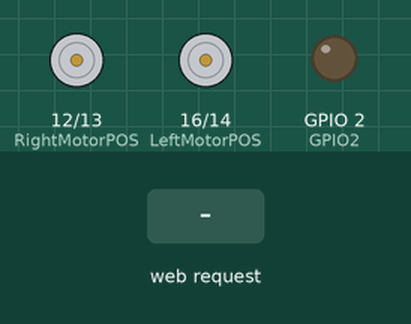
Bench run of a sketch on a simulated ESP8266 (NodeMCU). Shown: motor-driver pin pairs drawn as motors (green arrow = first pin HIGH = forward, orange = second pin HIGH = backward, longer = more drive), output pins drawn as LEDs (lit = HIGH). The inputs (shaded band) are chosen by the test bench. WiFi joins after 1.5 s; servers stay silent unless stated; what the sketch prints to the serial monitor is not drawn.

Above: at 1.2 s.
1.3 s: HTTP request GET /api/forward received
At 2.2 s:
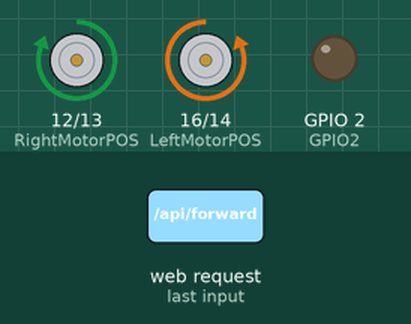
2.8 s: HTTP request GET /api/right received
At 3.3 s:
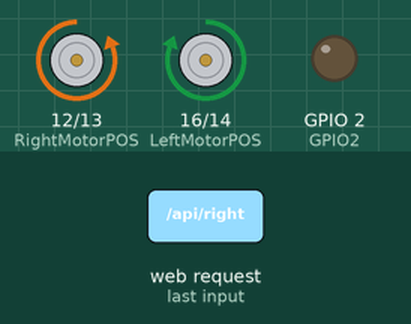
4.3 s: HTTP request GET /api/back received
At 5.5 s:
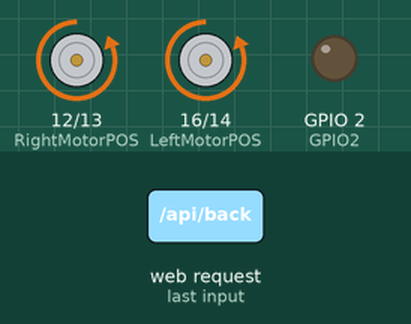
5.8 s: HTTP request GET /api/left received
At 6.8 s:
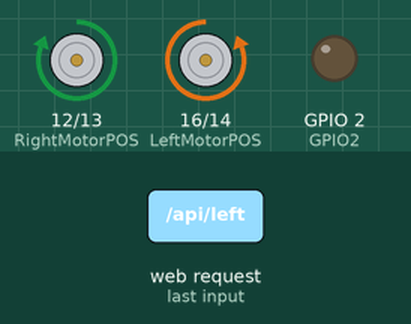
7.3 s: HTTP request GET /api/stop received
At 7.9 s:
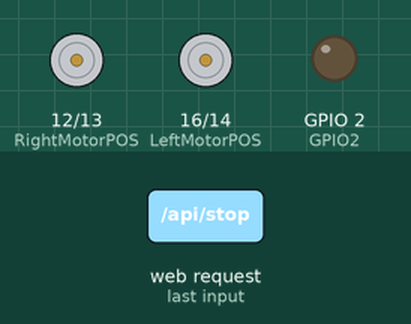
Timing chart, 0 to 9.8 s (numbered marks = the images above; inputs shaded):
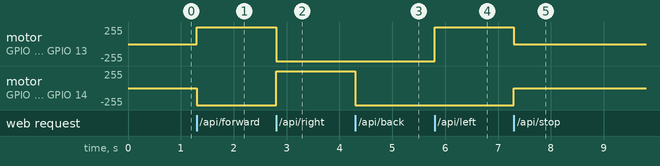

The sketch:

katyushka.ino
```cpp
#include <ESP8266WiFi.h>
#include <WiFiClient.h>
#include <ESP8266WiFiMulti.h>
#include <ESP8266mDNS.h>
#include <ESP8266WebServer.h>

ESP8266WiFiMulti wifiMulti;     // Create an instance of the ESP8266WiFiMulti class, called 'wifiMulti'

ESP8266WebServer server(80);    // Create a webserver object that listens for HTTP request on port 80

const char index_html[] PROGMEM = R"rawliteral(
<!DOCTYPE HTML><html>
    <head>
        <meta charset="utf-8">
        <meta name="viewport" content="width=device-width, initial-scale=1">
        <style type="text/css">
            * {
                padding: 0;
                margin:0;
                background:#000;
                color:#0f0;
            }
            #response {
                float:left;
                width:100%;
                height:100px;
                font-size: 1.5em;
                text-align: center;
                padding: 50px 0;
            }
            #controller {
                float: left;
                width: 100%;
                height: 50%;
                font-size: 1.5em;
            }
                .row {
                    float: left;
                    width: 100%;
                    height: 100px;
                }
                button, .spacer {
                    float: left;
                    width:33%;
                    height:100%;
                    font-size: 2em;
                }
                button {
                    border:1px solid #0f0
                }
        </style>
        <script type="text/javascript">
            function execute ( event, url ) {
                event.preventDefault( );
                document.getElementById("response").innerHTML = "Request sent";
                fetch(url)
                .then(response => response.json())
                .then(data =>
                    document.getElementById("response").innerHTML = `${data.response}`
                ).catch( error =>
                    document.getElementById("response").innerHTML = "Request failed"
                );
            }
        </script>
    </head>
    <body>
        <div id="response"> Initial response message </div>
        <div id="controller">
            <div class="row">
                <span class="spacer"></span>
                <button
                    onmousedown="execute( event, 'api/forward')"
                    onmouseup="execute( event, 'api/stop')"
                    ontouchstart="execute( event, 'api/forward')"
                    ontouchend="execute( event, 'api/stop')"
                >
                    &#11165;
                </button>
                <span class="spacer"></span>
            </div>
            <div class="row">
                <button
                    onmousedown="execute( event, 'api/left')"
                    onmouseup="execute( event, 'api/stop')"
                    ontouchstart="execute( event, 'api/left')"
                    ontouchend="execute( event, 'api/stop')"
                >
                    &#11164;
                </button>
                <span class="spacer"></span>
                <button
                    onmousedown="execute( event, 'api/right')"
                    onmouseup="execute( event, 'api/stop')"
                    ontouchstart="execute( event, 'api/right')"
                    ontouchend="execute( event, 'api/stop')"
                >
                    &#11166;
                </button>
            </div>
            <div class="row">
                <span class="spacer"></span>
                <button
                    onmousedown="execute( event, 'api/back')"
                    onmouseup="execute( event, 'api/stop')"
                    ontouchstart="execute( event, 'api/back')"
                    ontouchend="execute( event, 'api/stop')"
                >
                    &#11167;
                </button>
                <span class="spacer"></span>
            </div>
        </div>
    </body>
</html>
)rawliteral";


// Motor pins
const int LeftMotorPOS = 16;
const int LeftMotorNEG = 14;
const int RightMotorPOS = 12;
const int RightMotorNEG = 13;
const int GPIO2 = 2;

// function prototypes for HTTP handlers
void handleRoot();
void handleNotFound();
void handleMoveForward();
void handleMoveLeft();
void handleMoveRight();
void handleMoveBack();
void handleStop();

void setup(void){
  Serial.begin(115200);         // Start the Serial communication to send messages to the computer
  delay(10);
  Serial.println('\n');

  pinMode(LeftMotorPOS,OUTPUT);
  pinMode(LeftMotorNEG,OUTPUT);
  pinMode(RightMotorPOS,OUTPUT);
  pinMode(RightMotorNEG,OUTPUT);
  pinMode(GPIO2, OUTPUT);

  // Soft access point
  WiFi.softAP("Katyuska", "");
  Serial.print("AP IP address: ");
  Serial.println(WiFi.softAPIP());

  // Standart connection
  // wifiMulti.addAP("Marasha crew ", "P@r+!bo!69/ke+");   // add Wi-Fi networks you want to connect to
  // Serial.println("Connecting ...");
  // int i = 0;
  // while (wifiMulti.run() != WL_CONNECTED) { // Wait for the Wi-Fi to connect: scan for Wi-Fi networks, and connect to the strongest of the networks above
  //   delay(250);
  //   Serial.print('.');
  // }
  // Serial.println('\n');
  // Serial.print("Connected to ");
  // Serial.println(WiFi.SSID());              // Tell us what network we're connected to
  // Serial.print("IP address:\t");
  // Serial.println(WiFi.localIP());           // Send the IP address of the ESP8266 to the computer

  if (MDNS.begin("esp8266")) {              // Start the mDNS responder for esp8266.local
    Serial.println("mDNS responder started");
  } else {
    Serial.println("Error setting up MDNS responder!");
  }

  server.on("/", HTTP_GET, handleRoot);     // Call the 'handleRoot' function when a client requests URI "/"
  server.onNotFound(handleNotFound);        // When a client requests an unknown URI (i.e. something other than "/"), call function "handleNotFound"
  server.on("/api/forward", HTTP_GET, handleMoveForward);
  server.on("/api/left", HTTP_GET, handleMoveLeft);
  server.on("/api/right", HTTP_GET, handleMoveRight);
  server.on("/api/back", HTTP_GET, handleMoveBack);
  server.on("/api/stop", HTTP_GET, handleStop);
  server.begin();                           // Actually start the server
  Serial.println("HTTP server started");
}

void loop(void){
  server.handleClient();                    // Listen for HTTP requests from clients
}

void handleRoot() {                         // When URI / is requested, send a web page with a button to toggle the LED
  server.send(200, "text/html", index_html);
}

void handleNotFound(){
  server.send(404, "text/plain", "404: Not found"); // Send HTTP status 404 (Not Found) when there's no handler for the URI in the request
}

void move ( bool leftMotorDefault, bool RightMotorDefault, bool Stop ) {
  if ( Stop ) {
    digitalWrite(LeftMotorPOS,LOW);
    digitalWrite(LeftMotorNEG,LOW);
    digitalWrite(RightMotorPOS,LOW);
    digitalWrite(RightMotorNEG,LOW);
    return;
  }
  if ( leftMotorDefault ) {
    digitalWrite(LeftMotorPOS,HIGH);
    digitalWrite(LeftMotorNEG,LOW);
  } else if ( !leftMotorDefault ) {
    digitalWrite(LeftMotorPOS,LOW);
    digitalWrite(LeftMotorNEG,HIGH);
  }

  if ( RightMotorDefault ) {
    digitalWrite(RightMotorPOS,HIGH);
    digitalWrite(RightMotorNEG,LOW);
  } else if ( !RightMotorDefault ) {
    digitalWrite(RightMotorPOS,LOW);
    digitalWrite(RightMotorNEG,HIGH);
  }

}

void handleMoveForward ( ) {
  move(false, true, false);
  server.send(200, "application/json", toJSON("Move: Forward"));
}
void handleMoveLeft ( ) {
  move(false, true, false);
  server.send(200, "application/json", toJSON("Move: Left"));
}
void handleMoveRight ( ) {
  move(true, false, false);
}
void handleMoveBack ( ) {
  move(false, false, false);
  server.send(200, "application/json", toJSON("Move: Back"));
}
void handleStop ( ) {
  move(true, true, true);
  server.send(200, "application/json", toJSON("Stopped"));
}

String toJSON ( String response ) {
  return "{\"response\":\""+response+"\"}";
}
```

Measured:
- after the input at 1.3 s, motor on GPIO 12 (RightMotorPOS) / GPIO 13 (RightMotorNEG): stopped → forward 255/255 at once; motor on GPIO 16 (LeftMotorPOS) / GPIO 14 (LeftMotorNEG): stopped → backward 255/255 at once
- after the input at 2.8 s, motor on GPIO 12 (RightMotorPOS) / GPIO 13 (RightMotorNEG): forward 255/255 → backward 255/255 at once; motor on GPIO 16 (LeftMotorPOS) / GPIO 14 (LeftMotorNEG): backward 255/255 → forward 255/255 at once
- after the input at 4.3 s, motor on GPIO 16 (LeftMotorPOS) / GPIO 14 (LeftMotorNEG): forward 255/255 → backward 255/255 at once
- after the input at 5.8 s, motor on GPIO 12 (RightMotorPOS) / GPIO 13 (RightMotorNEG): backward 255/255 → forward 255/255 at once
- after the input at 7.3 s, motor on GPIO 12 (RightMotorPOS) / GPIO 13 (RightMotorNEG): forward 255/255 → stopped at once; motor on GPIO 16 (LeftMotorPOS) / GPIO 14 (LeftMotorNEG): backward 255/255 → stopped at once
